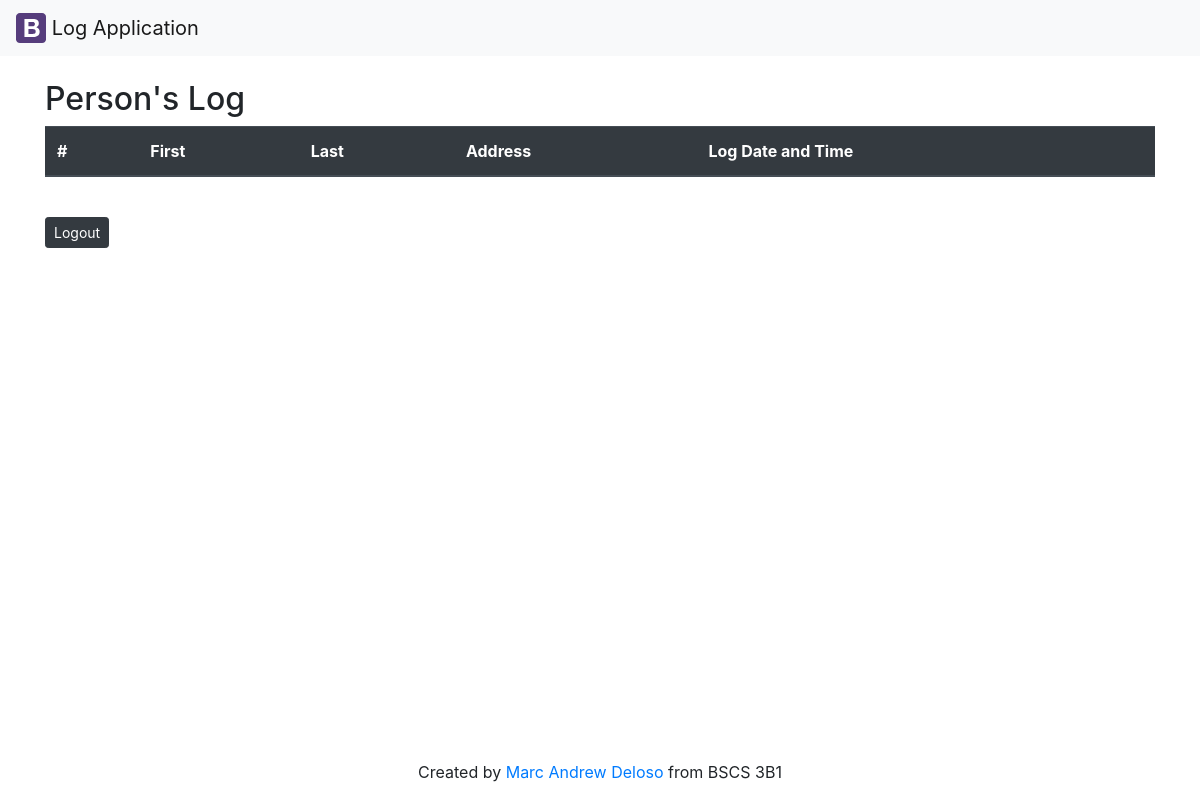
Page /guestbook-list.php on the earlier database version.
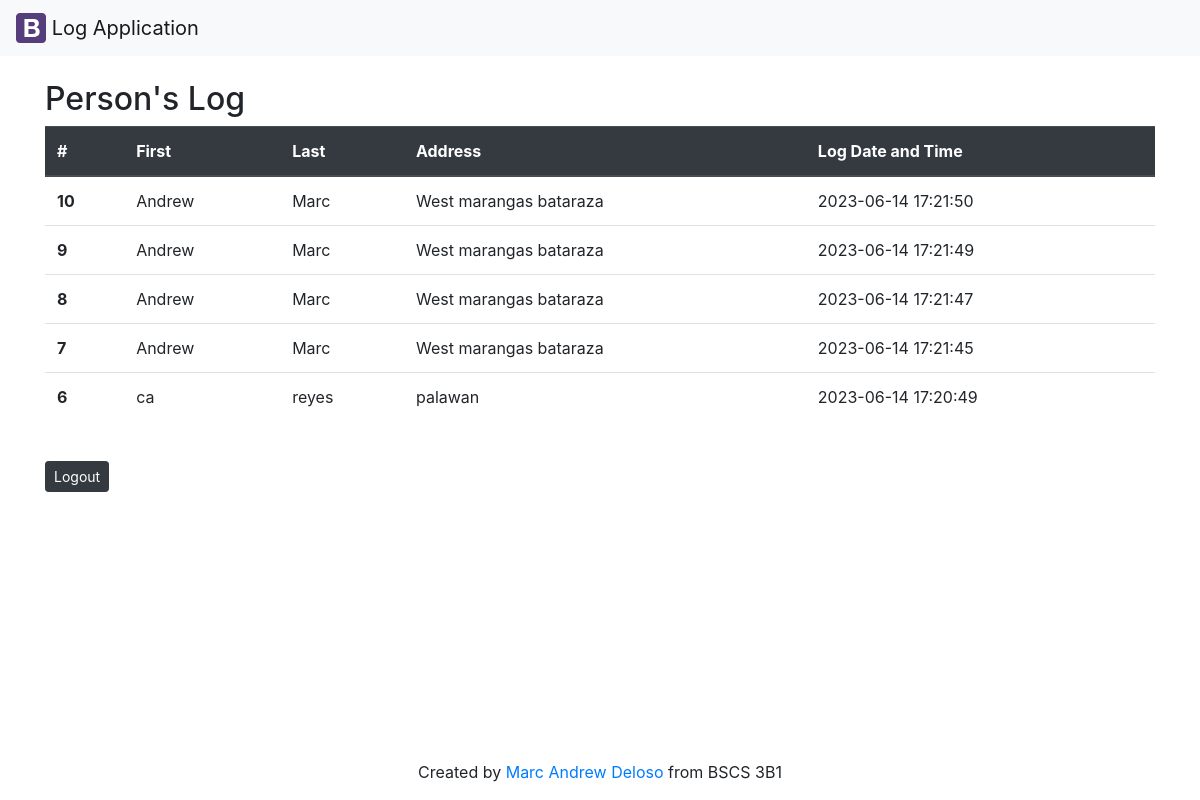
Same page on the later database version.
### tables this page shows
CREATE TABLE `persons` (
  `id` int(11) NOT NULL,
  `lastname` varchar(100) NOT NULL,
  `firstname` varchar(100) NOT NULL,
  `address` varchar(100) NOT NULL,
  `logdt` datetime NOT NULL
);

### guestbook-list.php (the view, shortened to what this page needs)
<?php
require('config/db.php');
$query = "SELECT id, lastname, firstname, address, logdt FROM persons ORDER BY logdt DESC";
$result = mysqli_query($conn, $query);
$persons = mysqli_fetch_all($result, MYSQLI_ASSOC);
?>
<?php include('inc/header.php'); ?>
	<div class="container">
    <br/>
		<h2>Person's Log</h2>
        <table class="table">
                <thead class="thead-dark">
                    <tr>
                    <th scope="col">#</th>
                    <th scope="col">First</th>
                    <th scope="col">Last</th>
                    <th scope="col">Address</th>
                    <th scope="col">Log Date and Time</th>
                    </tr>
                </thead>
			<div class="container">
                <tbody>
                <?php foreach($persons as $person) : ?>
                    <tr>
                    <th scope="row"><?php echo $person['id'];?></th>
                    <td><?php echo $person['lastname'];?></td>
                    <td><?php echo $person['firstname'];?></td>
                    <td><?php echo $person['address'];?></td>
                    <td><?php echo $person['logdt'];?></td>
                    </tr>
                <?php endforeach; ?>
                </tbody>
            </div>
        </table>
        <br/>
            <button type="button" class="btn btn-dark btn-sm" onclick="document.location='guestbook-login.php'">Logout</button>
</div>
<?php include('inc/footer.php'); ?>

### inc/header.php (shortened to what this page needs)
<!DOCTYPE html>
<html lang="en">
<head>
  <link rel="stylesheet" href="https://maxcdn.bootstrapcdn.com/bootstrap/4.5.2/css/bootstrap.min.css">
</head>
<body class="d-flex flex-column min-vh-100">
	<?php include('navbar.php'); ?>

### inc/navbar.php
<nav class="navbar navbar-light bg-light">
  <a class="navbar-brand" href="#">
    <img src="img/bootstrap.svg" width="30" height="30" class="d-inline-block align-top" alt="" loading="lazy">
    Log Application
  </a>
</nav>

### inc/footer.php
<footer class="mastfoot mt-auto" style="text-align: center;">
    <div class="inner">
      <p>Created by <a href="https://github.com/marc2002-8-0169">Marc Andrew Deloso</a> from BSCS 3B1</p>
    </div>
</footer>
  </body>
</html>

Differences in the rows shown:
added persons: id "10", lastname "Andrew", firstname "Marc", address "West marangas bataraza", logdt "2023-06-14 17:21:50"
added persons: id "9", lastname "Andrew", firstname "Marc", address "West marangas bataraza", logdt "2023-06-14 17:21:49"
added persons: id "8", lastname "Andrew", firstname "Marc", address "West marangas bataraza", logdt "2023-06-14 17:21:47"
added persons: id "7", lastname "Andrew", firstname "Marc", address "West marangas bataraza", logdt "2023-06-14 17:21:45"
added persons: id "6", lastname "ca", firstname "reyes", address "palawan", logdt "2023-06-14 17:20:49"
